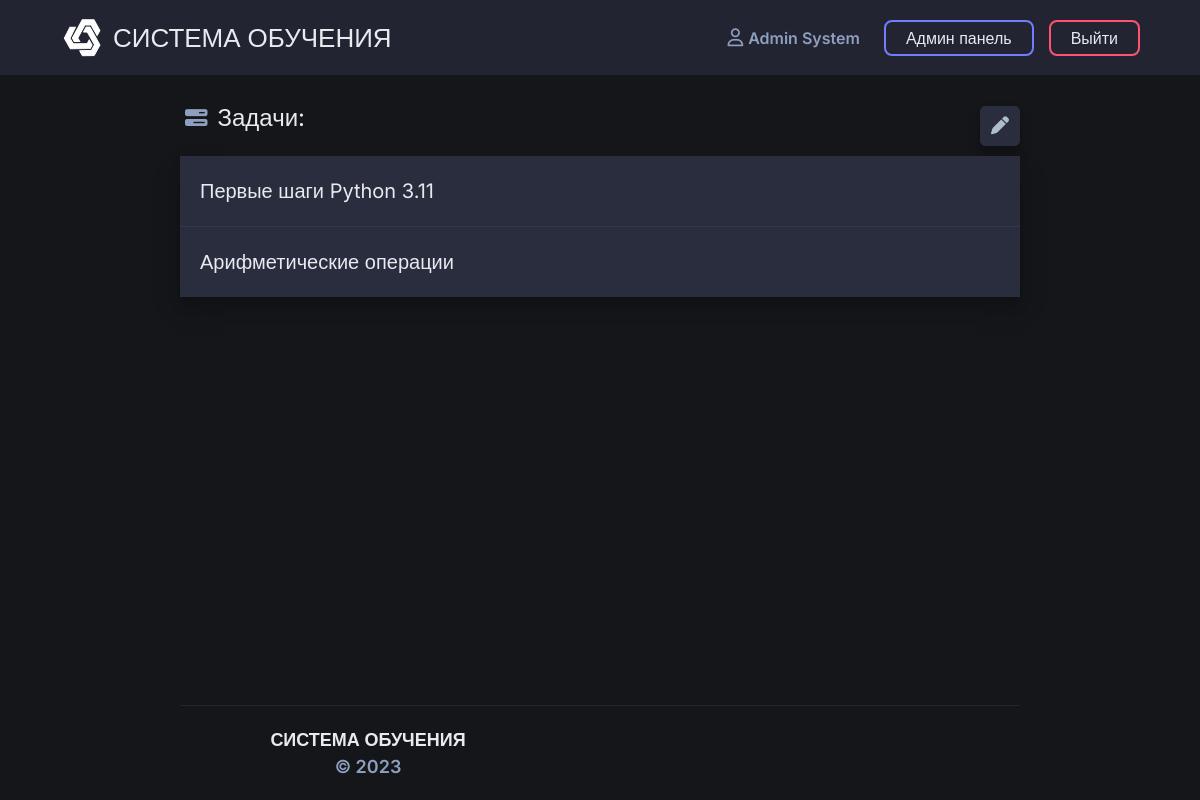
The app's page /problems/grade-5/pervye-shagi-python-311 (signed in) with its own data.
### app/models.py (models this page shows, shortened)
class BaseModel(db.Model):
    __abstract__ = True
    def _repr(self, **fields: t.Dict[str, t.Any]) -> str:
        field_strings = []
        at_least_one_attached_attribute = False
        for key, field in fields.items():
            try:
                field_strings.append(f'{key}={field!r}')
            except sqlalchemy.orm.exc.DetachedInstanceError:
                field_strings.append(f'{key}=DetachedInstanceError')
            except AttributeError:
                field_strings.append(f'{key}=Undefined')
            else:
                at_least_one_attached_attribute = True
        if at_least_one_attached_attribute:
            return f"<{self.__class__.__name__}({','.join(field_strings)})>"
        return f"<{self.__class__.__name__} {id(self)}>"

class User(BaseModel, UserMixin):  # lgtm [py/missing-equals]
    __tablename__ = "users"
    id = sqlalchemy.Column(sqlalchemy.Integer, primary_key=True, autoincrement=True)
    name = sqlalchemy.Column(sqlalchemy.String, nullable=False)
    surname = sqlalchemy.Column(sqlalchemy.String, nullable=False)
    email = sqlalchemy.Column(sqlalchemy.String, index=True, unique=True)
    verified = sqlalchemy.Column(sqlalchemy.Boolean, default=False)
    role_id = sqlalchemy.Column(sqlalchemy.Integer, sqlalchemy.ForeignKey("roles.id"))
    role = relationship('Role', lazy='joined', uselist=False)
    grade_id = sqlalchemy.Column(sqlalchemy.Integer, sqlalchemy.ForeignKey("grades.id"))
    grade = relationship('Grade')
    grade_letter = sqlalchemy.Column(sqlalchemy.String)
    hashed_password = sqlalchemy.Column(sqlalchemy.String)
    registration_date = sqlalchemy.Column(sqlalchemy.DateTime, default=datetime.datetime.utcnow)
    submissions = db.relationship(
        'Submission',
        secondary=user_submission,
        backref=db.backref('users', lazy='joined'),
        lazy='dynamic',
        order_by="desc(Submission.submission_date)",
        cascade='all,delete'
    )
    reports = db.relationship(
        'Report',
        backref=db.backref('user', lazy='joined'),
        lazy='dynamic',
        cascade='all,delete'
    )
    @hybrid_property
    def is_admin(self) -> bool:
        if self.role.name == 'admin':
            return True
        return False

class Task(BaseModel):
    __tablename__ = "tasks"
    id = sqlalchemy.Column(sqlalchemy.Integer, primary_key=True, autoincrement=True)
    topic_id = sqlalchemy.Column(sqlalchemy.Integer, sqlalchemy.ForeignKey("topics.id"))
    name = sqlalchemy.Column(sqlalchemy.String)
    translit_name = sqlalchemy.Column(sqlalchemy.String)
    text = sqlalchemy.Column(sqlalchemy.Text)
    example = relationship('Example', uselist=False, backref='task', cascade='all,delete')
    tests = relationship('Test', backref='task', lazy='subquery', cascade='all,delete')
    submissions = db.relationship(
        'Submission',
        backref=db.backref('task', lazy='joined'),
        lazy='dynamic',
        cascade='all,delete'
    )
    reports = relationship('Report', backref='task', cascade='all,delete')
    @hybrid_method
    def url(self, tab: t.Optional[str] = None):
        return url_for(
            'problems.task_page',
            grade_number=self.topic.grade.number,
            topic_translit_name=self.topic.translit_name,
            task_translit_name=self.translit_name,
            tab=tab
        )
    def __repr__(self):
        return self._repr(
            id=self.id,
            name=f'{self.name} ({self.translit_name})',
            topic=self.topic.name,
            grade=self.topic.grade.number
        )

### app/blueprints/problems/routes.py (the view)
@problems.route('/grade-<int:grade_number>/<string:topic_translit_name>', methods=['GET'])
@register_breadcrumb(problems, '.grade.topic', '', dynamic_list_constructor=bc.view_topic_dlc)
@login_required
@grade_compliance_required
def topic_page(grade_number, topic_translit_name):
    grade = db.session.query(Grade).filter(Grade.number == grade_number).first_or_404()
    topic = db.session.query(Topic).filter(Topic.translit_name == topic_translit_name).first_or_404()
    tasks = topic.tasks.all()
    print(tasks)
    context = {
        'grade': grade,
        'topic': topic,
        'tasks': tasks
    }
    return render_template('problems/topic.html', title=topic.name, **context)

### app/models.py (called while the page is built)
def init_db_data():
    if db.session.query(User).count() == 0:
        for grade in range(5, 12):
            db.session.add(Grade(number=grade))
        user_role = Role(name='user')
        db.session.add(user_role)
        admin_role = Role(name='admin')
        db.session.add(admin_role)
        admin = User(
            name='Админ',
            surname='Админович',
            email='contester@mail.ru',
            verified=True,
            role_id=db.session.query(Role).filter(Role.name == 'admin').first().id,
            grade_id=None,
            grade_letter=None
        )
        admin.set_password(environ.get('ADMIN_PASSWORD'))
        db.session.add(admin)
        db.session.commit()

@login_manager.user_loader
def load_user(user_id):
    return db.session.query(User).get(user_id)

### app/utils/routes.py (called while the page is built)
def grade_compliance_required(func):
    @wraps(func)
    def wrapper_function(*args, **kwargs):
        if current_user.role_id != 2:
            if current_user.grade.number != kwargs.get('grade_number'):
                abort(403)
        return func(*args, **kwargs)
    return wrapper_function

### app/blueprints/problems/templates/problems/topic.html
{% extends "base.html" %}
{% block css %}
    <link rel="stylesheet" href="{{ url_for('problems.static', filename='css/route.css') }}">
{% endblock %}
{% block content %}
    <div class="container-fluid">
        <div class="row">
            <div class="route__body">
                <div class="route__header">
                    <div class="route__title text_with_icon">
                        <i class="fa fa-2x fa-tasks route__title__icon" aria-hidden="true"></i>
                        <p class="route__title__text">Задачи:</p>
                    </div>
                    {% if current_user.role.name == 'admin' %}
                        <a href="{{ url_for('admin.edit_topic_page', id=topic.id) }}" data-tooltip="tooltip"
                           data-placement="top"
                           title="Изменить тему"
                           class="default_button">
                            <i class="default_button__icon fas fa-pen"></i>
                        </a>
                    {% endif %}
                </div>
                {% if tasks %}
                    <div class="route__body_list box-shadow">
                        {% for task in tasks %}
                            <div class="list_item">
                                <a href="{{ task.url() }}" class="list_item__link"></a>
                                <div class="list_item_content">
                                    <p class="item_title">{{ task.name }}</p>
                                </div>
                            </div>
                        {% endfor %}
                    </div>
                {% else %}
                    {% include 'responses/empty_response.html' %}
                {% endif %}
            </div>
        </div>
    </div>
{% endblock %}

### app/templates/base.html (shortened to what this page needs)
<!DOCTYPE html>
<html lang="{{ LANGUAGE }}">
<head>
    <link rel="stylesheet" href="https://stackpath.bootstrapcdn.com/bootstrap/4.4.1/css/bootstrap.min.css"
>
    <link rel="stylesheet" href="{{ url_for('static', filename='css/base.css') }}">
    {% block css %}{% endblock %}
</head>
<body>
<header class="header" id="header">
    <div class="container-fluid">
        <div class="row header-row">
            <div class="header__left_side">
                <a href="{{ url_for('home_page') }}" class="logo">
                    <img src="{{ url_for('static', filename='images/svg/logo.svg') }}" alt="logo" class="img">
                    <h2 class="name">СИСТЕМА ОБУЧЕНИЯ</h2>
                </a>
            </div>
            <div class="header__right_side">
                <div id="header__nav" class="header__nav">
                    <nav class="navigation">
                        {% if current_user.is_authenticated %}
                            <a href="{{ url_for('profile_page') }}"
                               id="profile" class="header__nav_item header__nav_button">
                                <i class="fa fa-user-o" aria-hidden="true"></i>
                                {{ current_user.name }} {{ current_user.surname }}
                            </a>
                            {% if current_user.is_admin %}
                                <a href="{{ url_for('admin.home_page') }}" id="admin_panel"
                                   class="header__nav_item header__nav_button">
                                    Админ панель
                                </a>
                            {% endif %}
                            <button id="logout" class="header__nav_item header__nav_button">
                                Выйти
                            </button>
                        {% else %}
                            <a href="{{ url_for('auth.login_page') }}" id="login"
                               class="header__nav_item header__nav_button">Войти</a>
                            <a href="{{ url_for('auth.signup_page') }}" id="signup"
                               class="header__nav_item header__nav_button">Регистрация</a>
                        {% endif %}
                    </nav>
                </div>
            </div>
        </div>
    </div>
</header>
<main role="main" class="main">
    {% block content %}
    {% endblock %}
</main>
<div class="footer__wrapper">
    <footer class="footer" id="footer">
        <div class="container-fluid">
            <div class="row footer__body">
                <div class="col-md-4 footer__name">
                    СИСТЕМА ОБУЧЕНИЯ <span>&copy; 2023</span>
                </div>
            </div>
        </div>
    </footer>
</div>
</body>
</html>

### app/static/css/base.css (style rules this page uses)
:root { --background-color: #14161a; --header-color: #222432; --footer-color: #0e1012; --text-color: #e7eaef; --darker-text-color: #8e9fbf; --dark-text-color: #000b26e0; --defaul-button-color: #292d3e; --defaul-icon-color: #1a1d28; --tooltip-backgroung: #ffffff; --tooltip-text: #0e1012; --modal-backgroung: #212432; --modal-textarea: #1a1d28; --green-color: #32c766; --darker-green-color: #10652e; --yellow-color: #ffcb6b; --darker-yellow-color: #dbae52; --blue-color: #72a0fd; --red-color: #f07178; --purple-color: #727dfd; --darker-purple-color: #8a72fd; --orange-color: #f78c6c; --cyan-color: #89ddff; --gray-color: #aebdcb; --white-color: #eeffff; --error-color: #ff5370; --fail-color: #f33151; --success-color: #86FF53; --purple-gradient: linear-gradient(145deg, var(--darker-purple-color), var(--purple-color)); --code-area-background: #33384e; }
* { margin: 0; padding: 0; -moz-box-sizing: border-box; -webkit-box-sizing: border-box; box-sizing: border-box; }
html { overflow-x: hidden; margin-right: calc(-1 * (100vw - 100%)); height: 100%; }
body { display: flex; position: relative; flex-direction: column; height: 100%; max-width: 100vw; background: var(--background-color); font-size: 15px; font-family: 'Inter', sans-serif; color: var(--text-color); }
h1, h2, h3, h4, h5, h6, p { margin: 0; }
a, a:hover { color: var(--text-color); text-decoration: none; }
button, button:active, button:focus { outline: none; border: none; box-shadow: none; }
.text_with_icon { display: flex; align-items: center; }
.text_with_icon i { margin-right: 5px; }
.box-shadow { box-shadow: 0 14px 28px rgba(0, 0, 0, 0.13), 0 10px 10px rgba(0, 0, 0, 0.13) !important; }
.container-fluid { width: 90%; }
.default_button { display: flex; min-width: 38px; height: auto; padding: 10px; background: var(--defaul-button-color); border: 1px solid var(--defaul-button-color); border-radius: 5px; transition: all .15s ease; box-shadow: 0 7px 14px rgba(0, 0, 0, 0.13), 0 5px 5px rgba(0, 0, 0, 0.13) !important; }
.default_button__icon { color: var(--gray-color); font-size: 1.2em; transition: all .1s ease; }
.header { padding: 15px 0; background: var(--header-color); z-index: 100; }
.header .container-fluid { width: 90%; }
.header .row { align-items: center; justify-content: space-between; }
.header .header__left_side { display: flex; align-items: center; }
.logo { display: flex; align-items: center; margin-right: 40px; }
.logo .img { width: 45px; height: auto; margin-right: 8px; transition: all .2s ease; }
.logo .name { display: inline; font-size: 26px; transition: all .2s ease; align-self: center; }
.header .header__nav .navigation { display: flex; align-items: center; justify-content: flex-end; flex-wrap: wrap; }
.header .header__nav .navigation .header__nav_item { transition: all .2s ease }
.header .header__nav .navigation .header__nav_button { padding: 6px 24px; border: none; border-radius: 8px; color: var(--text-color); background: transparent; font-size: 16px; font-weight: 400; }
.header .header__nav .navigation #profile { display: flex; align-items: center; color: var(--darker-text-color); font-weight: 600; font-size: 16px; }
.header .header__nav .navigation #profile .fa { margin-right: 5px; font-size: 18px; }
.header .header__nav .navigation #admin_panel { padding: 4px 20px; border: 2px solid var(--purple-color); }
.header .header__nav .navigation #logout { margin-left: 15px; padding: 4px 20px; border: 2px var(--error-color) solid; }
.main { margin-top: 20px; flex-grow: 1; }
.footer__wrapper { margin-top: 40px; }
.footer__wrapper::before { content: ""; display: block; width: 70%; margin: auto; background-color: #21262d; height: 1px }
.footer { position: relative; width: 100%; padding: 20px; text-align: center; flex-shrink: 0; }
.footer .container-fluid { width: 60%; }
.footer .footer__body { align-items: center; }
.footer .footer__name { font-size: 18px; font-weight: 600; }
.footer .footer__name span { color: var(--darker-text-color); }

### records on screen
User: name "Admin", surname "System"
Task: name "Первые шаги Python 3.11"
Task: name "Арифметические операции"
